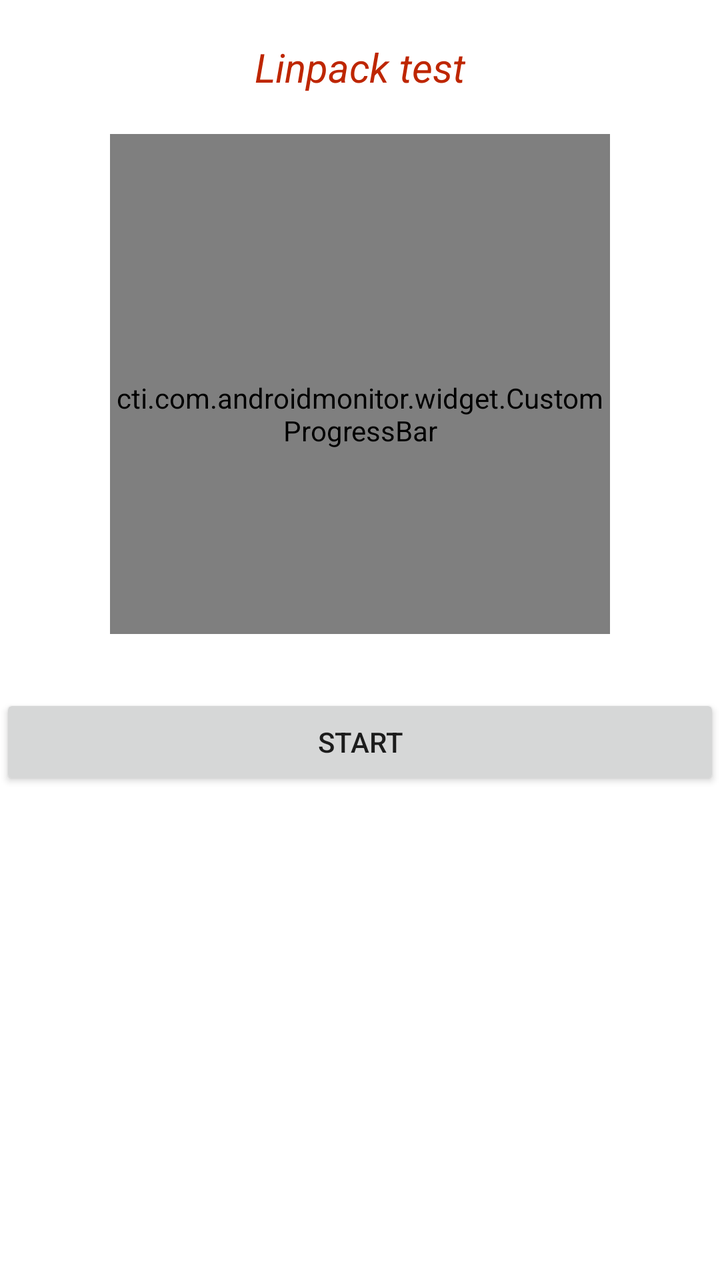
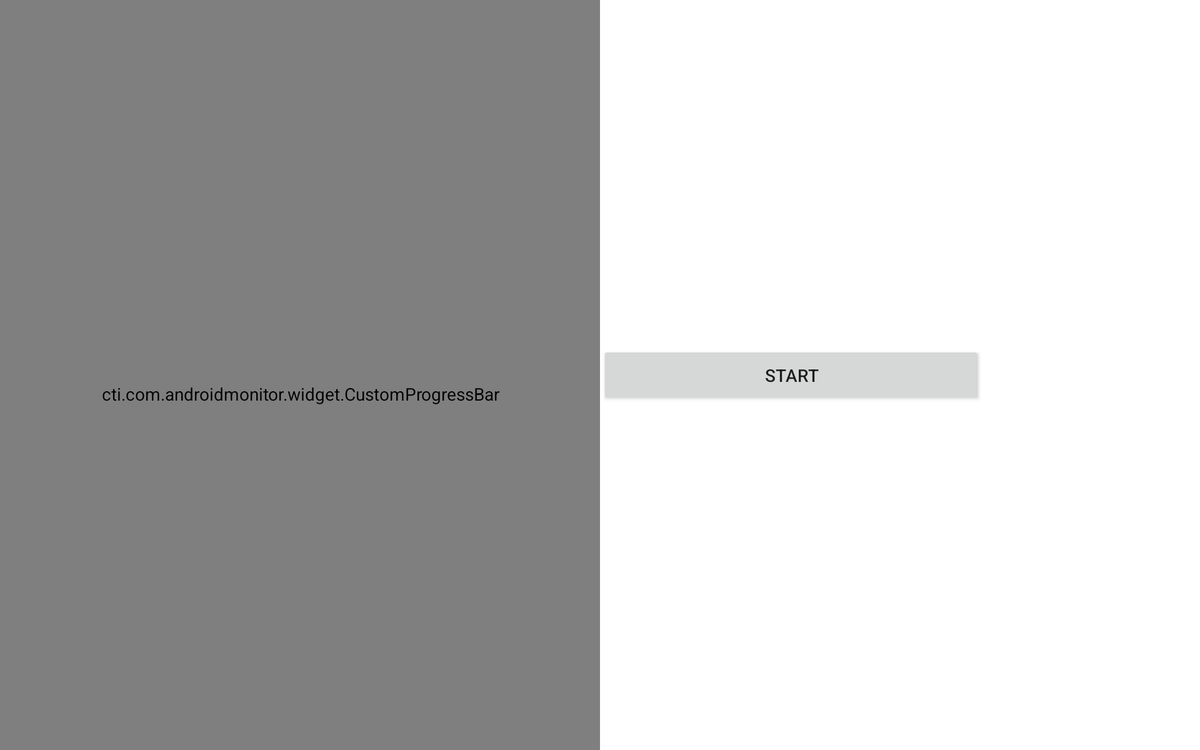

First picture: res/layout/ on a phone held upright. Second picture: the repository's own variant of that layout, on a device whose configuration matches the variant's folder. Source for both follows.
<!-- AndroidManifest.xml: application theme AppTheme -->
<!-- res/layout/linpack_fragment.xml -->
<?xml version="1.0" encoding="utf-8"?>
<LinearLayout xmlns:android="http://schemas.android.com/apk/res/android"
    xmlns:custom="http://schemas.android.com/apk/res-auto"
    android:background="@color/white"
    android:orientation="vertical" android:layout_width="match_parent"
    android:layout_height="match_parent">


    <TextView
        android:text="Linpack test"
        android:layout_width="wrap_content"
        android:layout_height="wrap_content"
        android:layout_gravity="center_horizontal"
        android:textColor="@color/darkOrange"
        android:padding="20dp"
        android:textSize="20dp"
        android:textStyle="italic"
        android:id="@+id/textView" />

    <cti.com.androidmonitor.widget.CustomProgressBar
        android:paddingTop="30dp"
        android:layout_width="250dp"
        android:layout_height="250dp"
        custom:colorBar_progress="@color/colorPrimary"
        custom:colorBar="@color/lightGray"
        custom:colorBar_text="@color/darkOrange"
        custom:smallText="MFlops"
        android:layout_gravity="center_horizontal"
        android:id="@+id/customProgressBar"
        />

    <Button
        android:layout_width="match_parent"
        android:layout_height="wrap_content"
        android:text="Start"
        android:id="@+id/startTest_button"
        android:layout_marginTop="30dp"
        android:layout_gravity="center_horizontal" />
</LinearLayout>
<!-- resources referenced by this layout -->
<resources>
  <color name="colorPrimary">#FF9800</color>
  <color name="darkOrange">#be2600</color>
  <color name="lightGray">#dadada</color>
  <color name="white">#FFF</color>
  <style name="AppTheme" parent="Theme.AppCompat.Light.NoActionBar">
          
          <item name="colorPrimary">@color/colorPrimary</item>
          <item name="colorPrimaryDark">@color/colorPrimaryDark</item>
          <item name="colorAccent">@color/colorAccent</item>
      </style>
  <color name="colorPrimaryDark">#EF6C00</color>
  <color name="colorAccent">#FF4081</color>
</resources>
<!-- res/layout-large-land/linpack_fragment.xml (the author's variant of the layout above) -->
<!-- drawn on a 7-inch tablet turned sideways -->
<?xml version="1.0" encoding="utf-8"?>
<LinearLayout
    xmlns:android="http://schemas.android.com/apk/res/android"
    xmlns:custom="http://schemas.android.com/apk/res-auto"
    android:background="@color/white"
    android:orientation="horizontal"
    android:layout_width="match_parent"
    android:layout_height="match_parent">
    <cti.com.androidmonitor.widget.CustomProgressBar
        android:paddingTop="30dp"
        android:layout_weight="1"
        android:layout_width="fill_parent"
        android:layout_height="match_parent"
        custom:colorBar_progress="@color/colorPrimary"
        custom:colorBar="@color/lightGray"
        custom:colorBar_text="@color/darkOrange"
        custom:smallText="MFlops"
        android:layout_gravity="center_vertical"
        android:id="@+id/customProgressBar"
        android:layout_centerVertical="true"
        />

    <Button
        android:layout_width="fill_parent"
        android:layout_height="wrap_content"
        android:text="Start"
        android:layout_weight="1"
        android:id="@+id/startTest_button"
        android:layout_gravity="center_vertical"
        android:layout_marginRight="174dp"
        android:layout_marginEnd="174dp"
        android:layout_centerVertical="true"
        android:layout_alignParentRight="true"
        android:layout_alignParentEnd="true" />
</LinearLayout>
